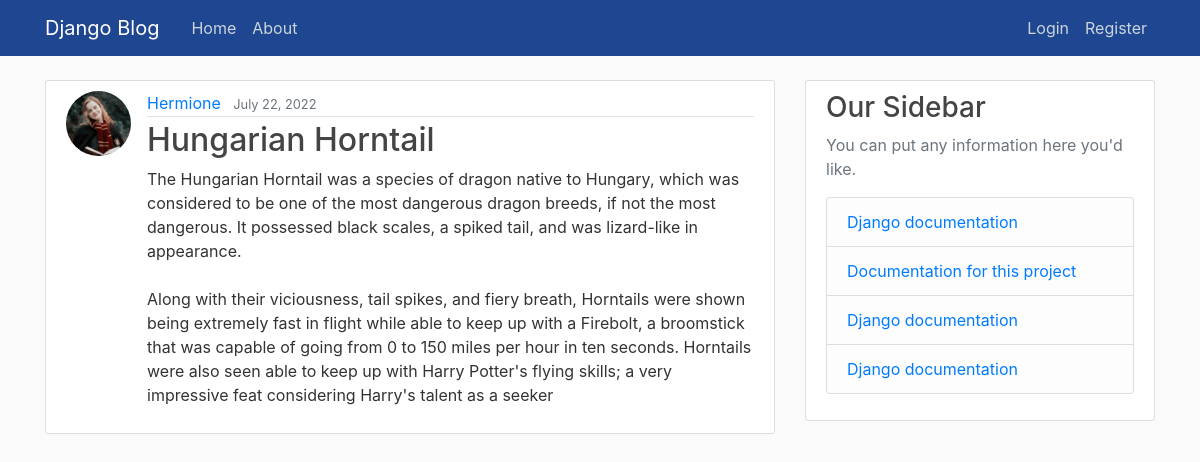
The app's page /post/17/ with its own data.
### blog/models.py (models this page shows, shortened)
class Post(models.Model):
    title = models.CharField(max_length=100)
    content = models.TextField()
    date_posted = models.DateTimeField(default=timezone.now)
    author = models.ForeignKey(User, on_delete=models.CASCADE)

### users/models.py (models this page shows, shortened)
class Profile(models.Model):
    user = models.OneToOneField(User, on_delete=models.CASCADE)  #one to one between profile and user
    image = models.ImageField(default='defult.jpg', upload_to='profile_pics') #creates directory profile_pics

### blog/views.py (the view)
# urls.py: path('post/<int:pk>/', PostDetailView.as_view(), name='post-detail'), #notice how the primary key is denoted and specified as integer
class PostDetailView(DetailView):
    model = Post

### blog/templates/blog/post_detail.html (shortened to what this page needs)
{% extends "blog/base.html" %}
{% block content %}
  <article class="media content-section">
    <img class="rounded-circle article-img" src="{{ object.author.profile.image.url }}">
    <div class="media-body">
      <div class="article-metadata">
        <a class="mr-2" href="{% url 'user-posts' object.author.username %}">{{ object.author }}</a>
        <small class="text-muted">{{ object.date_posted|date:"F d, Y" }}</small>
      </div>
      <h2 class="article-title">{{ object.title }}</h2>
      <p class="article-content">{{ object.content }}</p>
    </div>
  </article>
{% endblock content %}

### blog/static/blog/main.css (style rules this page uses)
body { background: #fafafa; color: #333333; margin-top: 5rem; }
h1, h2, h3, h4, h5, h6 { color: #444444; }
.content-section { background: #ffffff; padding: 10px 20px; border: 1px solid #dddddd; border-radius: 3px; margin-bottom: 20px; }
.article-title { color: #444444; }
.article-content { white-space: pre-line; }
.article-img { height: 65px; width: 65px; margin-right: 16px; }
.article-metadata { padding-bottom: 1px; margin-bottom: 4px; border-bottom: 1px solid #e3e3e3 }

### records on screen
Post: author.profile.image (picture), author "Hermione", date_posted "July 22, 2022", title "Hungarian Horntail", content "The Hungarian Horntail was a species of dragon native to Hungary, which was considered to be one of the most dangerous dragon breeds, if not the most dangerous. It possessed black scales, a spiked tail, and was lizard-like in appearance. Along with their viciousness, tail spikes, and fiery breath, Horntails were shown being extremely fast in flight while able to keep up with a Firebolt, a broomstick that was capable of going from 0 to 150 miles per hour in ten seconds. Horntails were also seen able to keep up with Harry Potter's flying skills; a very impressive feat considering Harry's talent as a seeker"
